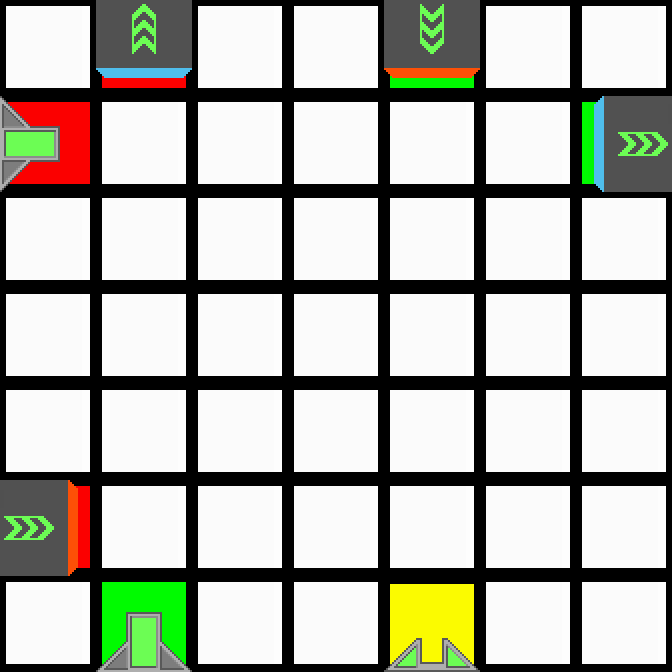

A level layout from a 2D game, rendered from its tile map. Below: a short description, then the map file with its tile-grid data intact:
An orthogonal 7x7 tile map with 96x96 px tiles, 2 tile layers (Colors, Tiles).

<map version="1.0" orientation="orthogonal" renderorder="right-down" width="7" height="7" tilewidth="96" tileheight="96">
 <properties>
  <property name="AvailableColors" value="0, 0, 0, 0, 3, 3" />
  <property name="AvailableTiles" value="1, 1, 1, 12, 21, 26" />
 </properties>
 <tileset firstgid="1" source="../tiles.tsx" />
 <layer name="Colors" width="7" height="7">
  <data encoding="csv">
87,81,87,87,82,87,87,
81,87,87,87,87,87,82,
87,87,87,87,87,87,87,
87,87,87,87,87,87,87,
87,87,87,87,87,87,87,
81,87,87,87,87,87,87,
87,82,87,87,84,87,87
</data>
 </layer>
 <layer name="Tiles" width="7" height="7">
  <data encoding="csv">
1,21,1,1,27,1,1,
6,1,1,1,1,1,22,
1,1,1,1,1,1,1,
1,1,1,1,1,1,1,
1,1,1,1,1,1,1,
26,1,1,1,1,1,1,
1,5,1,1,9,1,1
</data>
 </layer>
</map>
